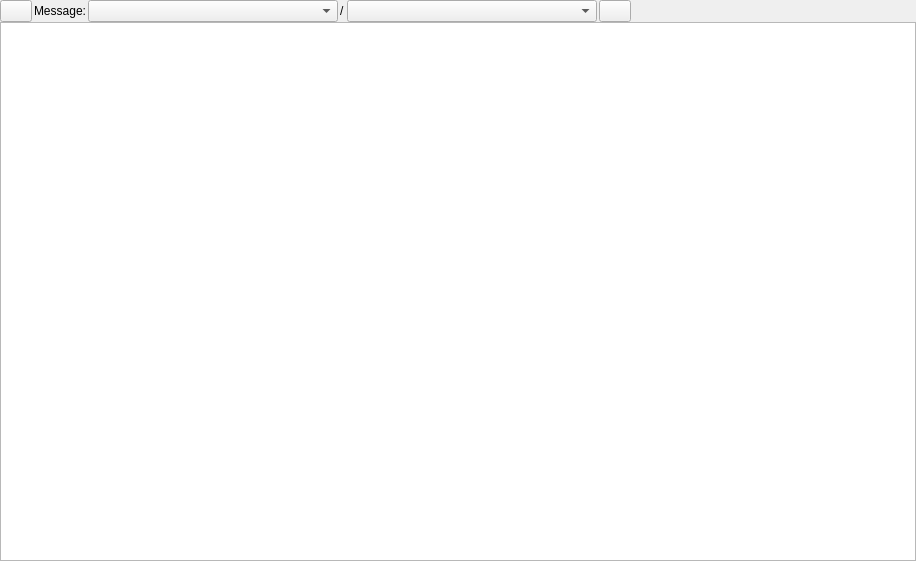
<?xml version="1.0" encoding="UTF-8"?>
<ui version="4.0">
 <class>MessagesWidget</class>
 <widget class="QWidget" name="MessagesWidget">
  <property name="geometry">
   <rect>
    <x>0</x>
    <y>0</y>
    <width>916</width>
    <height>561</height>
   </rect>
  </property>
  <property name="windowTitle">
   <string>Message Introspection</string>
  </property>
  <layout class="QVBoxLayout" name="verticalLayout">
   <property name="margin">
    <number>0</number>
   </property>
   <item>
    <layout class="QVBoxLayout" name="toplayout">
     <property name="spacing">
      <number>0</number>
     </property>
     <item>
      <layout class="QHBoxLayout" name="horizontalLayout">
       <property name="spacing">
        <number>2</number>
       </property>
       <item>
        <widget class="QPushButton" name="refresh_button">
         <property name="maximumSize">
          <size>
           <width>32</width>
           <height>16777215</height>
          </size>
         </property>
         <property name="toolTip">
          <string>Refresh Packages</string>
         </property>
         <property name="text">
          <string/>
         </property>
        </widget>
       </item>
       <item>
        <widget class="QLabel" name="label_2">
         <property name="text">
          <string>Message:</string>
         </property>
        </widget>
       </item>
       <item>
        <widget class="QComboBox" name="package_combo">
         <property name="minimumSize">
          <size>
           <width>250</width>
           <height>0</height>
          </size>
         </property>
         <property name="insertPolicy">
          <enum>QComboBox::InsertAlphabetically</enum>
         </property>
        </widget>
       </item>
       <item>
        <widget class="QLabel" name="label">
         <property name="text">
          <string>/</string>
         </property>
        </widget>
       </item>
       <item>
        <widget class="QComboBox" name="message_combo">
         <property name="minimumSize">
          <size>
           <width>250</width>
           <height>0</height>
          </size>
         </property>
        </widget>
       </item>
       <item>
        <widget class="QPushButton" name="add_button">
         <property name="maximumSize">
          <size>
           <width>32</width>
           <height>16777215</height>
          </size>
         </property>
         <property name="toolTip">
          <string>Add Currently Selected Message</string>
         </property>
         <property name="text">
          <string/>
         </property>
        </widget>
       </item>
       <item>
        <spacer name="horizontalSpacer">
         <property name="orientation">
          <enum>Qt::Horizontal</enum>
         </property>
         <property name="sizeHint" stdset="0">
          <size>
           <width>40</width>
           <height>20</height>
          </size>
         </property>
        </spacer>
       </item>
      </layout>
     </item>
     <item>
      <widget class="MessagesTreeView" name="messages_tree"/>
     </item>
    </layout>
   </item>
  </layout>
 </widget>
 <customwidgets>
  <customwidget>
   <class>MessagesTreeView</class>
   <extends>QTreeView</extends>
   <header>rqt_msg.messages_widget</header>
  </customwidget>
 </customwidgets>
 <resources/>
 <connections/>
</ui>
